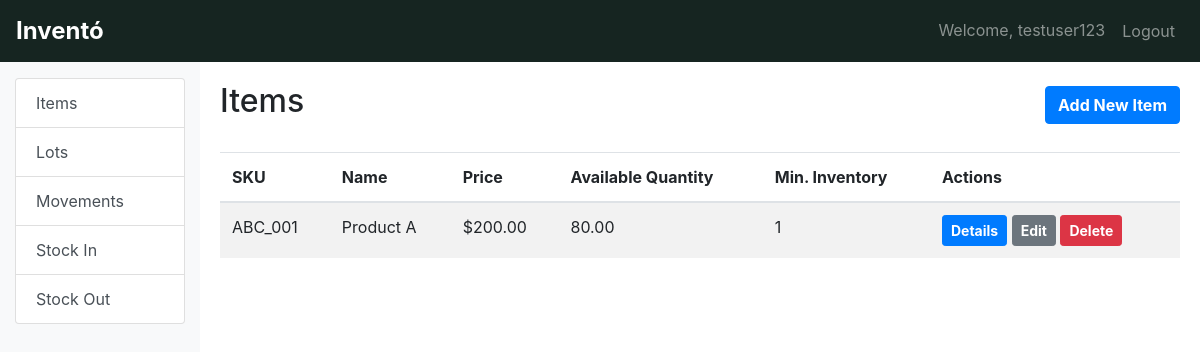
Screenshot of /item_list/ (signed in) with the database file from the repository.
### inventoApp/models.py (models this page shows, shortened)
class User(AbstractUser):
    business_name = models.CharField(max_length=100, blank=True)

class Item_Model(models.Model):
    name = models.CharField(max_length=100)
    sku = models.CharField(max_length=50, unique=True)
    price = models.DecimalField(
        max_digits=10, decimal_places=2, validators=[MinValueValidator(Decimal("0.00"))]
    )
    minimum_inventory = models.IntegerField(
        default=0, validators=[MinValueValidator(0)]
    )
    created_at = models.DateTimeField(auto_now_add=True)
    updated_at = models.DateTimeField(auto_now=True)
    unit_measure = models.CharField(max_length=20)
    weight_grams = models.DecimalField(
        max_digits=10,
        decimal_places=5,
        validators=[MinValueValidator(Decimal("0.00"))],
        null=True,
    )
    length_cm = models.DecimalField(
        max_digits=10,
        decimal_places=2,
        validators=[MinValueValidator(Decimal("0.00"))],
        null=True,
    )
    width_cm = models.DecimalField(
        max_digits=10,
        decimal_places=2,
        validators=[MinValueValidator(Decimal("0.00"))],
        null=True,
    )
    height_cm = models.DecimalField(
        max_digits=10,
        decimal_places=2,
        validators=[MinValueValidator(Decimal("0.00"))],
        null=True,
    )
    @property
    def get_available_quantity(self):
        return sum(lot.available_quantity for lot in self.lots.all())

class Lot(models.Model):
    item = models.ForeignKey(Item_Model, on_delete=models.CASCADE, related_name="lots")
    lot_number = models.CharField(max_length=50, unique=True)
    received_date = models.DateField()
    expiry_date = models.DateField(null=True, blank=True)
    initial_quantity = models.DecimalField(max_digits=10, decimal_places=2)
    unit_cost = models.DecimalField(max_digits=10, decimal_places=2)
    @property
    def available_quantity(self):
        used_quantity = sum(
            movement.quantity for movement in self.movements.filter(movement_type="OUT")
        )
        return max(self.initial_quantity - used_quantity, 0)
    class Meta:
        constraints = [
            models.UniqueConstraint(
                fields=["item", "lot_number"], name="unique_item_lot"
            )
        ]

class Movement(models.Model):
    MOVEMENT_TYPES = [
        ("IN", "Stock In"),
        ("OUT", "Stock Out"),
    ]
    movement_id = models.BigAutoField(primary_key=True)
    lot = models.ForeignKey(Lot, on_delete=models.CASCADE, related_name="movements")
    movement_type = models.CharField(max_length=3, choices=MOVEMENT_TYPES)
    quantity = models.DecimalField(
        max_digits=10, decimal_places=2, validators=[MinValueValidator(Decimal("0.00"))]
    )
    date = models.DateField(auto_now_add=True)
    performed_by = models.CharField(max_length=50)
    purchase_price = models.DecimalField(
        _("Purchase Price"),
        max_digits=10,
        decimal_places=2,
        validators=[MinValueValidator(Decimal("0.00"))],
        null=True,
    )
    sale_price = models.DecimalField(
        _("Sale Price"),
        max_digits=10,
        decimal_places=2,
        validators=[MinValueValidator(Decimal("0.00"))],
        null=True,
    )
    notes = models.TextField(max_length=250, blank=True)

### inventoApp/views.py (the view)
# urls.py: path("item_list/", views.ItemModelListView.as_view(), name="item_list"),
class ItemModelListView(LoginRequiredMixin, ListView):
    model = Item_Model
    template_name = "InventoApp/item_list.html"
    context_object_name = "items"

### inventoApp/templates/InventoApp/item_list.html (shortened to what this page needs)
{% extends "base.html" %}
{% load static %}
{% block content %}
<div class="d-flex justify-content-between align-items-center mb-4">
    <h2>Items</h2>
    <a href="{% url 'item_create' %}" class="btn btn-primary">
        <strong>Add New Item</strong>
    </a>
</div>
<div class="table-responsive">
    <table class="table table-striped">
        <thead>
            <tr>
                <th>SKU</th>
                <th>Name</th>
                <th>Price</th>
                <th>Available Quantity</th>
                <th>Min. Inventory</th>
                <th>Actions</th>
            </tr>
        </thead>
        <tbody>
            {% for item in items %}
            <tr>
                <td>{{ item.sku }}</td>
                <td>{{ item.name }}</td>
                <td>${{ item.price }}</td>
                <td>{{ item.get_available_quantity }}</td>
                <td>{{ item.minimum_inventory }}</td>
                <td>
                        <a href="{% url 'item_detail' item.pk %}" class="btn btn-sm btn-primary">
                            <strong>Details</strong>
                        </a>
                        <a href="{% url 'item_update' item.pk %}" class="btn btn-sm btn-secondary">
                            <strong>Edit</strong>
                        </a>
                        <a href="{% url 'item_delete' item.pk %}" class="btn btn-sm btn-danger">
                            <strong>Delete</strong>
                        </a>
                </td>
            </tr>
            {% empty %}
            <tr>
                <td colspan="6" class="text-center">No items found.</td>
            </tr>
            {% endfor %}
        </tbody>
    </table>
</div>
{% endblock content%}

### inventoApp/templates/base.html (shortened to what this page needs)
<!DOCTYPE html>
<html lang="en">
<head>
    <link rel="stylesheet" href="https://cdn.jsdelivr.net/npm/bootstrap@4.5.2/dist/css/bootstrap.min.css">
    <link rel="stylesheet" href="https://cdnjs.cloudflare.com/ajax/libs/font-awesome/5.15.4/css/all.min.css">
</head>
<body>
    <nav class="navbar navbar-expand-lg navbar-dark" style="background-color: #162521">
        <a class="navbar-brand" href="{% url 'index' %}">Inventó</a>
        <div class="collapse navbar-collapse" id="navbarNav">
            <ul class="navbar-nav ml-auto">
                {% if user.is_authenticated %}
                    <li class="nav-item">
                        <span class="nav-link">Welcome, {{ user.username }}</span>
                    </li>
                    <li class="nav-item">
                        <form method="post" action="{% url 'logout' %}" class="d-inline">
                            <button type="submit" class="btn btn-link nav-link">Logout</button>
                        </form>
                    </li>
                {% endif %}
            </ul>
        </div>
    </nav>
    <div class="container-fluid">
        <div class="row">
            {% if user.is_authenticated %}
            <div class="col-md-2 sidebar py-3">
                <div class="list-group">
                    <a href="{% url 'item_list' %}" class="list-group-item list-group-item-action">
                        Items
                    </a>
                    <a href="{% url 'lot_list' %}" class="list-group-item list-group-item-action">
                        Lots
                    </a>
                    <a href="{% url 'movement_list' %}" class="list-group-item list-group-item-action">
                        Movements
                    </a>
                    <a href="{% url 'stock_in' %}" class="list-group-item list-group-item-action">
                        Stock In
                    </a>
                    <a href="{% url 'stock_out' %}" class="list-group-item list-group-item-action">
                        Stock Out
                    </a>
                </div>
            </div>
            <div class="col-md-10 content">
            {% else %}
            <div class="col-12 content">
            {% endif %}
                {% block content %}{% endblock %}
            </div>
        </div>
    </div>
</body>
</html>

### inventoApp/templates/base.html (style rules this page uses)
.sidebar { min-height: calc(100vh - 56px); background-color: #f8f9fa; }
.content { padding: 20px; }
.navbar-brand { font-weight: bold; font-size: 1.5rem; }

### rows the page displays
User: username "testuser123"
Item_Model: sku "ABC_001", name "Product A", price "200.00", get_available_quantity "80.00", minimum_inventory "1"
